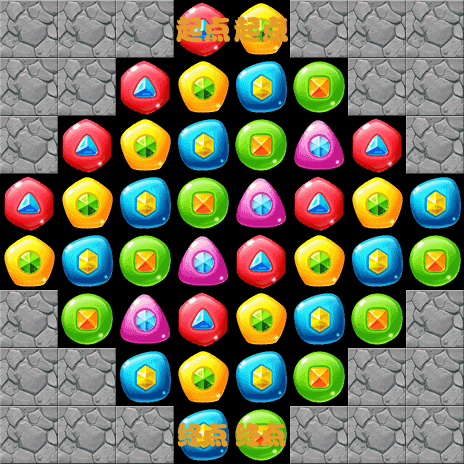

A 2D game scene composited from a Tiled map and its tileset images. What follows is a short description and the map's XML, with each tile layer's data collapsed to a summary:
An orthogonal 8x8 tile map with 58x58 px tiles, 8 tile layers (1-layer, 2-layer, 3-layer, 4-layer, ...).

<map version="1.0" orientation="orthogonal" renderorder="right-down" width="8" height="8" tilewidth="58" tileheight="58">
 <tileset firstgid="1" name="backgroundBlock" tilewidth="58" tileheight="58">
  <image source="backgroundBlock.png" width="348" height="870" />
 </tileset>
 <layer name="1-layer" width="8" height="8">
  <data>[64 cells, 47 non-empty, 1 distinct tile ids]</data>
 </layer>
 <layer name="2-layer" width="8" height="8">
  <data>[64 cells, 58 non-empty, 1 distinct tile ids]</data>
 </layer>
 <layer name="3-layer" width="8" height="8">
  <data>[64 cells, 43 non-empty, 1 distinct tile ids]</data>
 </layer>
 <layer name="4-layer" width="8" height="8">
  <data>[64 cells, 55 non-empty, 1 distinct tile ids]</data>
 </layer>
 <layer name="5-layer" width="8" height="8">
  <data>[64 cells, 57 non-empty, 1 distinct tile ids]</data>
 </layer>
 <layer name="6-layer" width="8" height="8">
  <data>[64 cells, 64 non-empty, 6 distinct tile ids]</data>
 </layer>
 <layer name="7-layer" width="8" height="8">
  <data>[64 cells, 63 non-empty, 1 distinct tile ids]</data>
 </layer>
 <layer name="8-layer" width="8" height="8">
  <data>[64 cells, 63 non-empty, 3 distinct tile ids]</data>
 </layer>
</map>
